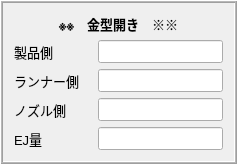
     <widget class="QFrame" name="frame_5">
      <property name="accessibleDescription">
       <string/>
      </property>
      <property name="frameShape">
       <enum>QFrame::Box</enum>
      </property>
      <property name="frameShadow">
       <enum>QFrame::Raised</enum>
      </property>
      <property name="midLineWidth">
       <number>1</number>
      </property>
      <layout class="QGridLayout" name="gridLayout_5">
       <item row="0" column="0" colspan="2">
        <widget class="QLabel" name="label_12">
         <property name="font">
          <font>
           <pointsize>10</pointsize>
           <weight>75</weight>
           <italic>false</italic>
           <bold>true</bold>
          </font>
         </property>
         <property name="frameShadow">
          <enum>QFrame::Sunken</enum>
         </property>
         <property name="text">
          <string>※※　金型開き　※※</string>
         </property>
         <property name="alignment">
          <set>Qt::AlignCenter</set>
         </property>
         <property name="wordWrap">
          <bool>false</bool>
         </property>
        </widget>
       </item>
       <item row="1" column="0">
        <widget class="QLabel" name="label_63">
         <property name="font">
          <font>
           <pointsize>10</pointsize>
           <weight>50</weight>
           <italic>false</italic>
           <bold>false</bold>
          </font>
         </property>
         <property name="text">
          <string>製品側　　　</string>
         </property>
        </widget>
       </item>
       <item row="1" column="1">
        <widget class="QLineEdit" name="o1">
         <property name="font">
          <font>
           <pointsize>10</pointsize>
           <weight>50</weight>
           <italic>false</italic>
           <bold>false</bold>
          </font>
         </property>
         <property name="text">
          <string/>
         </property>
         <property name="placeholderText">
          <string/>
         </property>
        </widget>
       </item>
       <item row="2" column="0">
        <widget class="QLabel" name="label_64">
         <property name="font">
          <font>
           <pointsize>10</pointsize>
           <weight>50</weight>
           <italic>false</italic>
           <bold>false</bold>
          </font>
         </property>
         <property name="text">
          <string>ランナー側</string>
         </property>
        </widget>
       </item>
       <item row="2" column="1">
        <widget class="QLineEdit" name="o2">
         <property name="font">
          <font>
           <pointsize>10</pointsize>
           <weight>50</weight>
           <italic>false</italic>
           <bold>false</bold>
          </font>
         </property>
         <property name="text">
          <string/>
         </property>
         <property name="placeholderText">
          <string/>
         </property>
        </widget>
       </item>
       <item row="3" column="0">
        <widget class="QLabel" name="label_65">
         <property name="font">
          <font>
           <pointsize>10</pointsize>
           <weight>50</weight>
           <italic>false</italic>
           <bold>false</bold>
          </font>
         </property>
         <property name="text">
          <string>ノズル側</string>
         </property>
        </widget>
       </item>
       <item row="3" column="1">
        <widget class="QLineEdit" name="o3">
         <property name="font">
          <font>
           <pointsize>10</pointsize>
           <weight>50</weight>
           <italic>false</italic>
           <bold>false</bold>
          </font>
         </property>
         <property name="text">
          <string/>
         </property>
         <property name="placeholderText">
          <string/>
         </property>
        </widget>
       </item>
       <item row="4" column="0">
        <widget class="QLabel" name="label_74">
         <property name="font">
          <font>
           <pointsize>10</pointsize>
           <weight>50</weight>
           <italic>false</italic>
           <bold>false</bold>
          </font>
         </property>
         <property name="text">
          <string>EJ量</string>
         </property>
        </widget>
       </item>
       <item row="4" column="1">
        <widget class="QLineEdit" name="ej">
         <property name="font">
          <font>
           <pointsize>10</pointsize>
           <weight>50</weight>
           <italic>false</italic>
           <bold>false</bold>
          </font>
         </property>
         <property name="text">
          <string/>
         </property>
         <property name="placeholderText">
          <string/>
         </property>
        </widget>
       </item>
      </layout>
     </widget>
